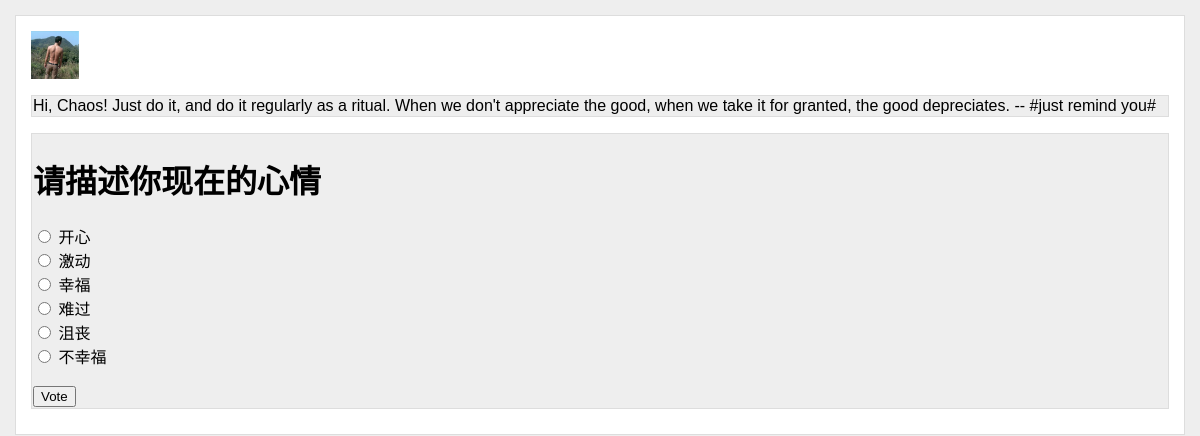
The page /polls/1/ on the database its author committed.
### polls/models.py (models this page shows, shortened)
@python_2_unicode_compatible
class Question(models.Model):
    question_text = models.CharField('问题', max_length=200)
    pub_date = models.DateTimeField('发布日期')
    def was_published_recently(self):
        now = timezone.now()
        return now - datetime.timedelta(days=1) <= self.pub_date <= now
    was_published_recently.admin_order_field = 'pub_date'
    was_published_recently.boolean = True
    was_published_recently.short_description = 'Published recently?'

@python_2_unicode_compatible
class Choice(models.Model):
    question = models.ForeignKey(Question)
    choice_text = models.CharField('选项', max_length=200)
    votes = models.IntegerField('票数', default=0)

### polls/views.py (the view)
# urls.py: url(r'^(?P<pk>[0-9]+)/$', views.DetailView.as_view(), name='detail'),
class DetailView(generic.DetailView):
    model = Question
    template_name = 'polls/detail.html'
    def get_queryset(self):
        return Question.objects.filter(pub_date__lte=timezone.now())

### polls/templates/polls/detail.html (shortened to what this page needs)
{% extends 'polls/base.html' %}
{% block content %}
<div class="detail">
<h1>{{ question.question_text }}</h1>
<form action="{% url 'polls:vote' question.id %}" method="post">
{% for choice in question.choice_set.all %}
    <input type="radio" name="choice" id="choice{{ forloop.counter }}" value="{{ choice.id }}" />
    <label for="choice{{ forloop.counter }}">{{ choice.choice_text }}</label><br />
{% endfor %}
<br />
<input type="submit" value="Vote" />
</form>
</div>
{% endblock %}

### polls/static/polls/style.css (style rules this page uses)
html { background-color: #eee; font-family: "Trebuchet MS", Arial, Helvetica, sans-serif; }
body { background-color: #fff; border: 1px solid #ddd; padding: 15px; margin: 15px; }
div.detail { margin: 10px auto; text-align: left; font-size: 32px; }
div.detail { margin: 10px auto; background-color: #eee; border: 1px solid #ddd; padding: 1px; font-size: 16px; text-align: left; }

### rows shown on the page
Question: question_text "请描述你现在的心情"
Choice: choice_text "开心"
Choice: choice_text "激动"
Choice: choice_text "幸福"
Choice: choice_text "难过"
Choice: choice_text "沮丧"
Choice: choice_text "不幸福"
